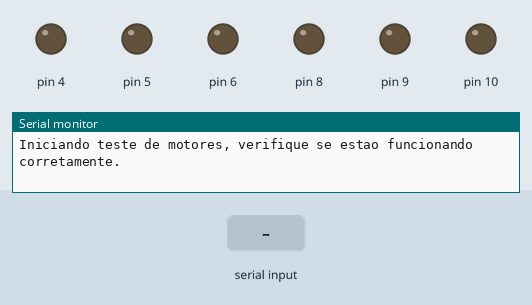
Bench run of a sketch on a simulated Arduino Uno, built with avr-gcc and run on an emulated ATmega328P. On the bench: output pins drawn as LEDs (lit = HIGH), the last lines printed to the serial monitor. The inputs (shaded band) are chosen by the test bench.

Above: at 0.1 s.
At 3.2 s:
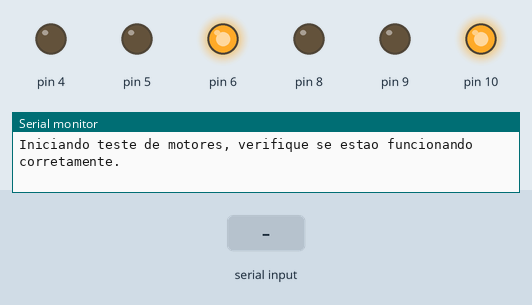
3.3 s: "V90\n" received over Serial
At 5.5 s:
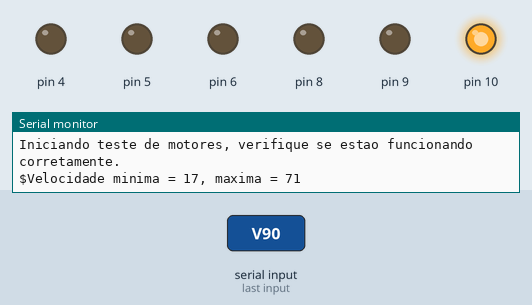
5.8 s: "90,45,200\n" received over Serial
8.3 s: "T90\n" received over Serial
Timing chart, 0 to 11.3 s (numbered marks = the images above; inputs shaded):
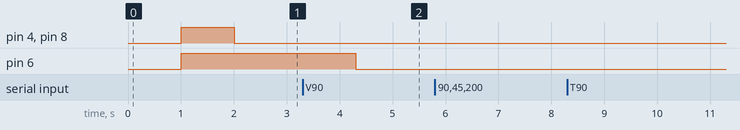

Measured:
- after the input at 3.3 s, pin 6: HIGH → LOW after 1.0 s

The sketch:

IFRC.ino
```cpp
/**
 * IFRC.ino - Carro robo para Ensino de Fisica
 *
 * H. S. Oliveira <heleno.oliveira@ifro.edu.br>
 * N. A. V Simoes <natanael.simoes@ifro.edu.br> http://github.com/natanaelsimoes/
 *
 *
 * Projeto de pesquisa do mestrado de H. S. Oliveira, tambem registrado no
 * Instituto Federal de Rondonia - Campus Ariquemes. Este codigo controla
 * um carro robo feito em Arduino com objetivo de promover um experimento
 * didatico no ensino do Movimento Retilineo Uniformemente Variado (MRUV).
 * A comunicacao e feita atraves de um modulo bluetooth. O usuario
 * seleciona a porta de comunicacao com o carro e entao utiliza as funcoes
 * para realizar demonstracoes em sala de aula.
 *
 * Este carro usa os seguintes modulos para atingir os objetivos propostos:
 * - Bluetooth HC-05
 * - Ponte H L298N
 * - Sensor Sheild Keyes 5.0
 * - 2x plhas de 3.7V em série
 * - 4x motores DC 12V
 * - Arduino Uno R3
 */
#include "IFRC.h"

IFRC ifrc;

void setup(){
  Serial.begin(9600);    // Inicializa comunicacao serial
  while(!Serial) { }     // e aguarda ate que seja estabelecida
  ifrc.testarMotores();
}

void loop() {
  ifrc.processarComandos(); // Sistema fica intermitentemente recebendo e respodendo a comandos
}
```

IFRC.cpp
```cpp
#include "IFRC.h"

IFRC::IFRC(): _motoresEsquerda(P_MA_ESQ, P_MB_ESQ, P_MV_ESQ), _motoresDireita(P_MA_DIR, P_MB_DIR, P_MV_DIR){ }

void IFRC::testarMotores() {
  Serial.println("Iniciando teste de motores, verifique se estao funcionando corretamente.");
  delay(1000);
  this->_motoresEsquerda.mover(V_MAX); // Roda os motores com o maximo de potencia
  this->_motoresDireita.mover(V_MAX);
  delay(1000);
  this->_motoresEsquerda.parar();
  this->_motoresDireita.parar();
}

void IFRC::processarComandos() {
  if(Serial.available()) {
    this->_requisicao = Serial.readString();
    switch(this->_requisicao.charAt(0)) {
      case 'T': // teste de conexao
        Serial.println("1");
        break;
      case 'V': // velocidade media
        velocidadeMedia();
        break;
      case 'A': // velocidade uniformemente variada
        velocidadeVariada();
        break;
      default:
        Serial.println("$Comando nao reconhecido.");
        break;
    }
  }
}

void IFRC::velocidadeMedia() {
  // Formato da requisicao = "Vtt,vv" onde
  // t = tempo em segundos, v = velocidade em centimetros por segundo
  uint8_t i = 0, r = 0;
  float t = this->_requisicao.substring(1,3).toFloat();
  float v = this->_requisicao.substring(4).toFloat();
  r = this->_motoresEsquerda.mover(v);
  if (r > 0) {
    this->_motoresDireita.mover(v);
    Serial.print(v);
    Serial.print(",");
    Serial.println((float)i);
    while(i < t) {
      i++;
      delay(1000);
      Serial.print(v);
      Serial.print(",");
      Serial.println((float)i);
    }
  }
  this->_motoresEsquerda.parar();
  this->_motoresDireita.parar();
}

void IFRC::velocidadeVariada() {
  // Formato da requisicao = Att,vv,aa onde
  // t = tempo em segundos, v = velocidade inicial em centimetros por segundo,
  // a = aceleracao em centimetros por segundo ao quadrado
  uint8_t r = 0;
  float vAtual = 0, tAtualF = 0, sensibilidade = 100;
  uint16_t tAtual = 0, t = this->_requisicao.substring(1,3).toInt() * 1000;
  uint8_t vInicial = this->_requisicao.substring(4,6).toInt();
  uint8_t a = this->_requisicao.substring(7).toInt();
  r = this->_motoresEsquerda.mover(vInicial);
  if (r > 0) {
    for(tAtual = 0; tAtual <= t; tAtual += sensibilidade) {
      tAtualF = (float)tAtual / 1000;
      vAtual = vInicial + (a * tAtualF); // V = Vo + at
      this->_motoresEsquerda.mover(vAtual);
      this->_motoresDireita.mover(vAtual);
      if(tAtual % 1000 == 0) {
        Serial.print(vAtual);
        Serial.print(",");
        Serial.println(tAtualF);
      }
      delay(sensibilidade);
    }
  }
  this->_motoresEsquerda.parar();
  this->_motoresDireita.parar();
}
```

IFRC.h
```cpp
/**
 * Classe de controle de requisicoes e motores do carro
 */
#ifndef IFRC_h
#define IFRC_h

#include "Arduino.h"
#include "IFRCConsts.h"
#include "IFRCMotor.h"

class IFRC
{
  private:
    String _requisicao; // Armazena cada requisicao que chega pela porta serial
    IFRCMotor _motoresEsquerda;
    IFRCMotor _motoresDireita;
  public:
    IFRC(); // Ao instanciar objeto da classe inicializa os motores
    void testarMotores(); // Realiza teste para verificar se os motores estao funcionando (teste apenas visual)
    void velocidadeMedia(); // Experimento de velocidade media
    void velocidadeVariada(); // Experimento de velocidade uniformemente variada
    void processarComandos(); // Processamento de requisicoes
};

#endif
```

IFRCConsts.h
```cpp
#ifndef IFRCConsts_h
#define IFRCConsts_h

#define P_MA_ESQ 4  // Pino de entrada do motor esquerdo
#define P_MB_ESQ 5  // Pino terra do motor esquerdo
#define P_MV_ESQ 6  // Pino de controle de velocidade do motor esquerdo
#define P_MA_DIR 8  // Pino de entrada do motor direito
#define P_MB_DIR 9  // Pino terra do motor direito
#define P_MV_DIR 10 // Pino de controle de velocidade do motor direito
#define V_MIN 17    // Velocidade minima do carro
#define V_MAX 71    // Velocidade maxima do carro

#endif
```

IFRCMotor.cpp
```cpp
#include "IFRCMotor.h"

IFRCMotor::IFRCMotor(int pinoMA, int pinoMB, int pinoMV){
  pinMode(pinoMA, OUTPUT);
  pinMode(pinoMB, OUTPUT);
  pinMode(pinoMV, OUTPUT);
  this->pinoMA = pinoMA;
  this->pinoMB = pinoMB;
  this->pinoMV = pinoMV;
 }

uint8_t IFRCMotor::velocidadeParaTensao(int v) {
  if(v < V_MIN || v > V_MAX) {              // Valida se a velocidade esta dentro dos
    Serial.print("$Velocidade minima = ");  // limites fisicos de movimentacao do carro
    Serial.print(V_MIN);
    Serial.print(", maxima = ");
    Serial.println(V_MAX);
    return 0;
  }
  return round(-0.00109*pow(v, 3) + 0.15562*pow(v, 2) - 3.75401*v + 126.85373);
}

uint8_t IFRCMotor::mover(int v){
  uint8_t t = velocidadeParaTensao(v);
  digitalWrite(this->pinoMA, t > 0);
  digitalWrite(this->pinoMB, t < 0);
  analogWrite(this->pinoMV, t);
  return t;
}

void IFRCMotor::parar() {
  digitalWrite(this->pinoMA, LOW);
  digitalWrite(this->pinoMB, LOW);
}
```

IFRCMotor.h
```cpp
/**
 * Classe de controle individual dos motores
 */
#ifndef IFRCMotor_h
#define IFRCMotor_h

#include "Arduino.h"
#include "IFRCConsts.h"

class IFRCMotor
{
  private:
    int pinoMA; // Pino de entrada
    int pinoMB; // Pino terra
    int pinoMV; // Pino de controle de velocidade
    uint8_t velocidadeParaTensao(int v); // Converte a velocidade digitada pelo usuario
                                         // para a tensao que impulsionara o carro nesta
                                         // velocidade (modelo numerico e uma regressao
                                         // polinomial de terceira ordem com base em
                                         // experimentos controlados)
  public:
    IFRCMotor(int pinoMA, int pinoMB, int pinoMV); // Configura os pinos do Arduino para
                                                   // controlar o motor adequadamente
    uint8_t mover(int v); // Move o motor em uma direcao desejada
    void parar(); // Para a rotacao do motor completamente
};

#endif
```
